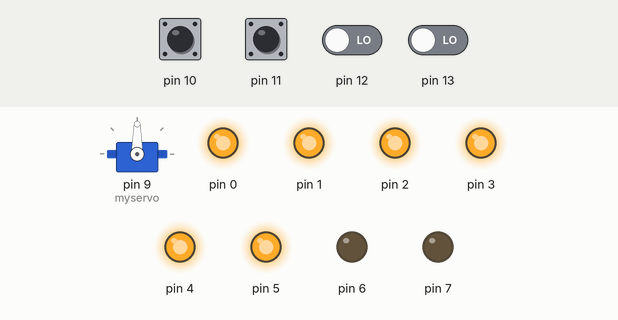
Bench run of a sketch on a simulated Arduino Uno, built with avr-gcc and run on an emulated ATmega328P. On the bench: servo, output pins drawn as LEDs (lit = HIGH). The inputs (shaded band) are chosen by the test bench; at power-on: pin 10–13 LOW.

Above: at 1.2 s.
1.3 s: pin 10 pulsed HIGH 2 times (0.12 s each, 0.3 s apart)
At 2.6 s:
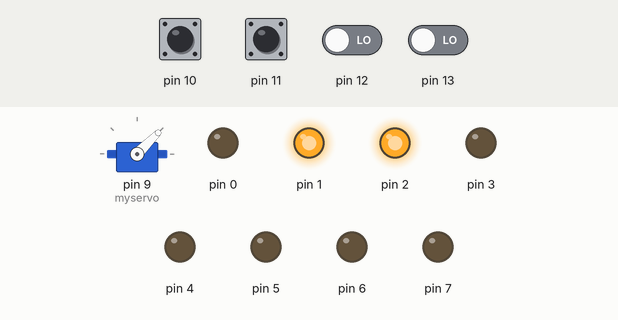
3.4 s: pin 11 pulsed HIGH 2 times (0.12 s each, 0.3 s apart)
At 4.2 s:
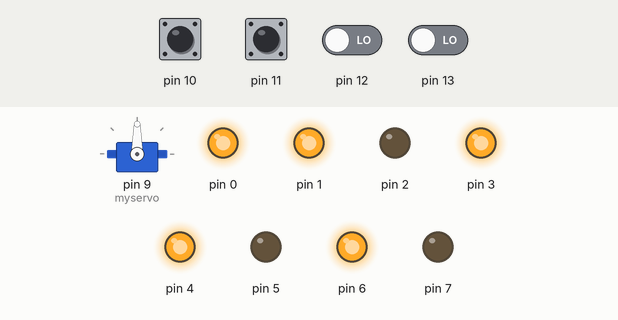
Timing chart, 0 to 6.4 s (numbered marks = the images above; inputs shaded):
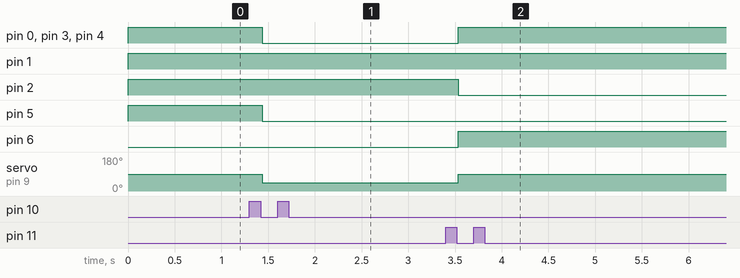

The sketch:

sketch_jan28a.ino
```cpp
#include<Servo.h>
Servo myservo;
void setup()
{

  myservo.attach(9);

  for (int i = 0; i <= 7; i++)
  {
    pinMode(i, OUTPUT);

  }
  for (int i = 10; i <= 13; i++)
    pinMode(i, INPUT);

}

int data[10][8] =
{
  {1, 1, 1, 1, 1, 1, 0, 0},
  {0, 1, 1, 0, 0, 0, 0, 0},
  {1, 1, 0, 1, 1, 0, 1, 0},
  {1, 1, 1, 1, 0, 0, 1, 0},
  {0, 1, 1, 0, 0, 1, 1, 0},
  {1, 0, 1, 1, 0, 1, 1, 0},
  {1, 0, 1, 1, 1, 1, 1, 0},
  {1, 1, 1, 0, 0, 0, 0, 0},
  {1, 1, 1, 1, 1, 1, 1, 0},
  {1, 1, 1, 0, 0, 1, 1, 0}

};
int pos ;
int sevseg;

void loop()
{
  for (int i = 0; i <= 7; i++)
  {
    digitalWrite(i, data[sevseg][i]);
  }
  if (digitalRead(10) == HIGH)
  {
    delay(15);
    while (digitalRead(10) == HIGH);
    delay(15);

    sevseg = 1;
    myservo.write(45);

  }
  if (digitalRead(11) == HIGH)
  { delay(15);
    while (digitalRead(11) == HIGH);
    delay(15);

    sevseg = 2;
    myservo.write(90);

  }

  if (digitalRead(12) == HIGH)
  {
    delay(15);
    while (digitalRead(12) == HIGH);
    delay(15);

    sevseg = 3;
    myservo.write(135);

  }
  if (digitalRead(13) == HIGH)
  {
    delay(15);
    while (digitalRead(13) == HIGH);
    delay(15);

    sevseg = 4;
    myservo.write(180);

  }
}
```

Measured:
- after the input at 1.3 s, pin 0, pin 3–5: HIGH → LOW after 0.14 s; servo on pin 9 (myservo): 90° → 45° after 0.14 s
- after the input at 3.4 s, pin 0, pin 3, pin 4, pin 6: LOW → HIGH after 0.14 s; pin 2: HIGH → LOW after 0.14 s; servo on pin 9 (myservo): 45° → 90° after 0.14 s
